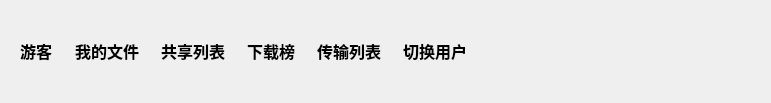
<?xml version="1.0" encoding="UTF-8"?>
<ui version="4.0">
 <class>ButtonGroup</class>
 <widget class="QWidget" name="ButtonGroup">
  <property name="geometry">
   <rect>
    <x>0</x>
    <y>0</y>
    <width>771</width>
    <height>103</height>
   </rect>
  </property>
  <property name="minimumSize">
   <size>
    <width>0</width>
    <height>0</height>
   </size>
  </property>
  <property name="font">
   <font>
    <family>霞鹜文楷</family>
    <pointsize>12</pointsize>
    <weight>75</weight>
    <bold>true</bold>
   </font>
  </property>
  <property name="windowTitle">
   <string>Form</string>
  </property>
  <layout class="QHBoxLayout" name="horizontalLayout_2">
   <item>
    <widget class="QToolButton" name="btnUser">
     <property name="minimumSize">
      <size>
       <width>50</width>
       <height>50</height>
      </size>
     </property>
     <property name="font">
      <font>
       <family>霞鹜文楷</family>
       <pointsize>12</pointsize>
       <weight>75</weight>
       <italic>false</italic>
       <bold>true</bold>
      </font>
     </property>
     <property name="styleSheet">
      <string notr="true"/>
     </property>
     <property name="text">
      <string>游客</string>
     </property>
     <property name="icon">
      <iconset resource="images.qrc">
       <normaloff>:/images/user.png</normaloff>:/images/user.png</iconset>
     </property>
     <property name="iconSize">
      <size>
       <width>30</width>
       <height>30</height>
      </size>
     </property>
     <property name="popupMode">
      <enum>QToolButton::DelayedPopup</enum>
     </property>
     <property name="toolButtonStyle">
      <enum>Qt::ToolButtonTextUnderIcon</enum>
     </property>
     <property name="autoRaise">
      <bool>true</bool>
     </property>
    </widget>
   </item>
   <item>
    <widget class="QToolButton" name="btnMyFile">
     <property name="minimumSize">
      <size>
       <width>0</width>
       <height>50</height>
      </size>
     </property>
     <property name="font">
      <font>
       <family>霞鹜文楷</family>
       <pointsize>12</pointsize>
       <weight>75</weight>
       <bold>true</bold>
      </font>
     </property>
     <property name="text">
      <string>我的文件</string>
     </property>
     <property name="icon">
      <iconset resource="images.qrc">
       <normaloff>:/images/myfile.png</normaloff>:/images/myfile.png</iconset>
     </property>
     <property name="iconSize">
      <size>
       <width>30</width>
       <height>30</height>
      </size>
     </property>
     <property name="toolButtonStyle">
      <enum>Qt::ToolButtonTextUnderIcon</enum>
     </property>
     <property name="autoRaise">
      <bool>true</bool>
     </property>
    </widget>
   </item>
   <item>
    <widget class="QToolButton" name="btnShare">
     <property name="minimumSize">
      <size>
       <width>0</width>
       <height>50</height>
      </size>
     </property>
     <property name="font">
      <font>
       <family>霞鹜文楷</family>
       <pointsize>12</pointsize>
       <weight>75</weight>
       <bold>true</bold>
      </font>
     </property>
     <property name="styleSheet">
      <string notr="true"/>
     </property>
     <property name="text">
      <string>共享列表</string>
     </property>
     <property name="icon">
      <iconset resource="images.qrc">
       <normaloff>:/images/share.png</normaloff>:/images/share.png</iconset>
     </property>
     <property name="iconSize">
      <size>
       <width>30</width>
       <height>30</height>
      </size>
     </property>
     <property name="toolButtonStyle">
      <enum>Qt::ToolButtonTextUnderIcon</enum>
     </property>
     <property name="autoRaise">
      <bool>true</bool>
     </property>
    </widget>
   </item>
   <item>
    <widget class="QToolButton" name="btnDownload">
     <property name="minimumSize">
      <size>
       <width>0</width>
       <height>50</height>
      </size>
     </property>
     <property name="font">
      <font>
       <family>霞鹜文楷</family>
       <pointsize>12</pointsize>
       <weight>75</weight>
       <italic>false</italic>
       <bold>true</bold>
      </font>
     </property>
     <property name="text">
      <string>下载榜</string>
     </property>
     <property name="icon">
      <iconset resource="images.qrc">
       <normaloff>:/images/download.png</normaloff>:/images/download.png</iconset>
     </property>
     <property name="iconSize">
      <size>
       <width>30</width>
       <height>30</height>
      </size>
     </property>
     <property name="toolButtonStyle">
      <enum>Qt::ToolButtonTextUnderIcon</enum>
     </property>
     <property name="autoRaise">
      <bool>true</bool>
     </property>
    </widget>
   </item>
   <item>
    <widget class="QToolButton" name="btnTransform">
     <property name="minimumSize">
      <size>
       <width>0</width>
       <height>50</height>
      </size>
     </property>
     <property name="font">
      <font>
       <family>霞鹜文楷</family>
       <pointsize>12</pointsize>
       <weight>75</weight>
       <italic>false</italic>
       <bold>true</bold>
      </font>
     </property>
     <property name="styleSheet">
      <string notr="true"/>
     </property>
     <property name="text">
      <string>传输列表</string>
     </property>
     <property name="icon">
      <iconset resource="images.qrc">
       <normaloff>:/images/Transform.png</normaloff>:/images/Transform.png</iconset>
     </property>
     <property name="iconSize">
      <size>
       <width>30</width>
       <height>30</height>
      </size>
     </property>
     <property name="toolButtonStyle">
      <enum>Qt::ToolButtonTextUnderIcon</enum>
     </property>
     <property name="autoRaise">
      <bool>true</bool>
     </property>
    </widget>
   </item>
   <item>
    <widget class="QToolButton" name="btnSwitchUser">
     <property name="minimumSize">
      <size>
       <width>0</width>
       <height>50</height>
      </size>
     </property>
     <property name="font">
      <font>
       <family>霞鹜文楷</family>
       <pointsize>12</pointsize>
       <weight>75</weight>
       <bold>true</bold>
      </font>
     </property>
     <property name="text">
      <string>切换用户</string>
     </property>
     <property name="icon">
      <iconset resource="images.qrc">
       <normaloff>:/images/switchuser.png</normaloff>:/images/switchuser.png</iconset>
     </property>
     <property name="iconSize">
      <size>
       <width>30</width>
       <height>30</height>
      </size>
     </property>
     <property name="toolButtonStyle">
      <enum>Qt::ToolButtonTextUnderIcon</enum>
     </property>
     <property name="autoRaise">
      <bool>true</bool>
     </property>
    </widget>
   </item>
   <item>
    <spacer name="horizontalSpacer">
     <property name="orientation">
      <enum>Qt::Horizontal</enum>
     </property>
     <property name="sizeHint" stdset="0">
      <size>
       <width>40</width>
       <height>20</height>
      </size>
     </property>
    </spacer>
   </item>
   <item>
    <widget class="QWidget" name="widget" native="true">
     <property name="minimumSize">
      <size>
       <width>130</width>
       <height>0</height>
      </size>
     </property>
     <layout class="QVBoxLayout" name="verticalLayout">
      <property name="spacing">
       <number>0</number>
      </property>
      <property name="leftMargin">
       <number>0</number>
      </property>
      <property name="topMargin">
       <number>0</number>
      </property>
      <property name="rightMargin">
       <number>0</number>
      </property>
      <property name="bottomMargin">
       <number>0</number>
      </property>
      <item>
       <layout class="QHBoxLayout" name="horizontalLayout">
        <property name="spacing">
         <number>6</number>
        </property>
        <item>
         <widget class="QToolButton" name="btnMin">
          <property name="minimumSize">
           <size>
            <width>30</width>
            <height>30</height>
           </size>
          </property>
          <property name="styleSheet">
           <string notr="true"/>
          </property>
          <property name="text">
           <string/>
          </property>
          <property name="icon">
           <iconset resource="images.qrc">
            <normaloff>:/images/minWindow.png</normaloff>:/images/minWindow.png</iconset>
          </property>
          <property name="iconSize">
           <size>
            <width>30</width>
            <height>30</height>
           </size>
          </property>
          <property name="autoRaise">
           <bool>true</bool>
          </property>
         </widget>
        </item>
        <item>
         <widget class="QToolButton" name="btnMax">
          <property name="minimumSize">
           <size>
            <width>30</width>
            <height>30</height>
           </size>
          </property>
          <property name="styleSheet">
           <string notr="true"/>
          </property>
          <property name="text">
           <string/>
          </property>
          <property name="icon">
           <iconset resource="images.qrc">
            <normaloff>:/images/maxWindow.png</normaloff>:/images/maxWindow.png</iconset>
          </property>
          <property name="iconSize">
           <size>
            <width>30</width>
            <height>30</height>
           </size>
          </property>
          <property name="autoRaise">
           <bool>true</bool>
          </property>
         </widget>
        </item>
        <item>
         <widget class="QToolButton" name="btnClose">
          <property name="minimumSize">
           <size>
            <width>30</width>
            <height>30</height>
           </size>
          </property>
          <property name="styleSheet">
           <string notr="true"/>
          </property>
          <property name="text">
           <string/>
          </property>
          <property name="icon">
           <iconset resource="images.qrc">
            <normaloff>:/images/closeWindow.png</normaloff>:/images/closeWindow.png</iconset>
          </property>
          <property name="iconSize">
           <size>
            <width>30</width>
            <height>30</height>
           </size>
          </property>
          <property name="autoRaise">
           <bool>true</bool>
          </property>
         </widget>
        </item>
       </layout>
      </item>
      <item>
       <widget class="QWidget" name="widget_2" native="true">
        <property name="minimumSize">
         <size>
          <width>0</width>
          <height>50</height>
         </size>
        </property>
       </widget>
      </item>
     </layout>
    </widget>
   </item>
  </layout>
 </widget>
 <resources>
  <include location="images.qrc"/>
 </resources>
 <connections/>
</ui>
